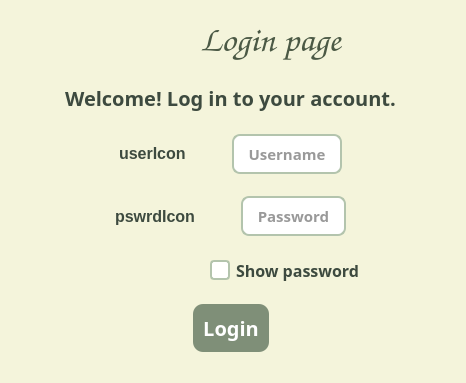
<?xml version="1.0" encoding="UTF-8"?>
<ui version="4.0">
 <class>LoginWindow</class>
 <widget class="QDialog" name="LoginWindow">
  <property name="geometry">
   <rect>
    <x>0</x>
    <y>0</y>
    <width>466</width>
    <height>383</height>
   </rect>
  </property>
  <property name="windowTitle">
   <string>Login</string>
  </property>
  <property name="styleSheet">
   <string notr="true">/* ======== Загальний фон ======== */
QDialog#LoginWindow {
    background-color: #f4f4db; /* як ліва частина першого вікна */
}

/* Заголовки */
QLabel {
    color: #3d4a3f;
    font-size: 20px;
    font-weight: bold;
}

QLabel#label_3 {
    font-size: 36px;
    font-weight: bold;
    color: #4B5945;
}

/* Іконки (userIcon, pswrdIcon) */
QLabel#userIcon, QLabel#passwordIcon {
    font-size: 16px;
    color: #3d4a3f;
}

/* ======== Поля вводу ======== */
QLineEdit {
    background: #ffffff;
    border: 2px solid #b3c4ad;
    border-radius: 8px;
    padding: 6px 10px;
    font-size: 15px;
    color: #333;
}

QLineEdit:focus {
    border: 2px solid #6fa06f;
    background: #ffffff;
}

/* ======== Чекбокс &quot;Show password&quot; ======== */
QCheckBox {
    color: #3d4a3f;
    font-size: 16px;
}

QCheckBox::indicator {
    width: 16px;
    height: 16px;
}

QCheckBox::indicator:unchecked {
    background: #ffffff;
    border: 2px solid #b3c4ad;
    border-radius: 4px;
}

QCheckBox::indicator:checked {
    background: #6fa06f;
    border: 2px solid #6fa06f;
    border-radius: 4px;
}

/* ======== Кнопки (такі ж як Log in / Sign up у першому вікні) ======== */
QPushButton {
    background-color: #7f8f78;
    color: white;
    border: none;
    border-radius: 10px;
    padding: 10px;
    font-size: 20px;
}

QPushButton:hover {
    background-color: #6c7c68;
}

QPushButton:pressed {
    background-color: #5c6b58;
}

/* Кнопка &quot;Назад&quot; */
QPushButton#goBackButton {
    background-color: transparent;
    color: #3d4a3f;
    font-size: 20px;
    border-radius: 8px;
}

QPushButton#goBackButton:hover {
    background-color: #d7d9c6;
}
</string>
  </property>
  <widget class="QWidget" name="verticalLayoutWidget">
   <property name="geometry">
    <rect>
     <x>10</x>
     <y>0</y>
     <width>441</width>
     <height>371</height>
    </rect>
   </property>
   <layout class="QVBoxLayout" name="verticalLayout" stretch="0,0,1,1,0,0">
    <item>
     <layout class="QHBoxLayout" name="horizontalLayout_9">
      <item>
       <widget class="QPushButton" name="goBackButton">
        <property name="sizePolicy">
         <sizepolicy hsizetype="Fixed" vsizetype="Fixed">
          <horstretch>0</horstretch>
          <verstretch>0</verstretch>
         </sizepolicy>
        </property>
        <property name="text">
         <string/>
        </property>
        <property name="icon">
         <iconset>
          <normaloff>icons/left-arrow.png</normaloff>icons/left-arrow.png</iconset>
        </property>
       </widget>
      </item>
      <item>
       <spacer name="horizontalSpacer_12">
        <property name="orientation">
         <enum>Qt::Orientation::Horizontal</enum>
        </property>
        <property name="sizeHint" stdset="0">
         <size>
          <width>40</width>
          <height>20</height>
         </size>
        </property>
       </spacer>
      </item>
      <item>
       <widget class="QLabel" name="label_3">
        <property name="sizePolicy">
         <sizepolicy hsizetype="Preferred" vsizetype="Fixed">
          <horstretch>0</horstretch>
          <verstretch>0</verstretch>
         </sizepolicy>
        </property>
        <property name="font">
         <font>
          <family>Comic Sans MS</family>
          <pointsize>-1</pointsize>
          <bold>true</bold>
         </font>
        </property>
        <property name="text">
         <string>Login page</string>
        </property>
        <property name="alignment">
         <set>Qt::AlignmentFlag::AlignCenter</set>
        </property>
       </widget>
      </item>
      <item>
       <spacer name="horizontalSpacer_11">
        <property name="orientation">
         <enum>Qt::Orientation::Horizontal</enum>
        </property>
        <property name="sizeHint" stdset="0">
         <size>
          <width>40</width>
          <height>20</height>
         </size>
        </property>
       </spacer>
      </item>
     </layout>
    </item>
    <item>
     <widget class="QLabel" name="label_4">
      <property name="sizePolicy">
       <sizepolicy hsizetype="Preferred" vsizetype="Fixed">
        <horstretch>0</horstretch>
        <verstretch>0</verstretch>
       </sizepolicy>
      </property>
      <property name="font">
       <font>
        <family>Arial Rounded MT</family>
        <pointsize>-1</pointsize>
        <bold>true</bold>
       </font>
      </property>
      <property name="text">
       <string>Welcome! Log in to your account.</string>
      </property>
      <property name="alignment">
       <set>Qt::AlignmentFlag::AlignCenter</set>
      </property>
     </widget>
    </item>
    <item>
     <layout class="QHBoxLayout" name="horizontalLayout" stretch="1,0,0,1,1">
      <item>
       <spacer name="horizontalSpacer_9">
        <property name="orientation">
         <enum>Qt::Orientation::Horizontal</enum>
        </property>
        <property name="sizeHint" stdset="0">
         <size>
          <width>40</width>
          <height>20</height>
         </size>
        </property>
       </spacer>
      </item>
      <item>
       <widget class="QLabel" name="userIcon">
        <property name="sizePolicy">
         <sizepolicy hsizetype="Fixed" vsizetype="Fixed">
          <horstretch>0</horstretch>
          <verstretch>0</verstretch>
         </sizepolicy>
        </property>
        <property name="text">
         <string>userIcon</string>
        </property>
       </widget>
      </item>
      <item>
       <spacer name="horizontalSpacer_3">
        <property name="orientation">
         <enum>Qt::Orientation::Horizontal</enum>
        </property>
        <property name="sizeHint" stdset="0">
         <size>
          <width>40</width>
          <height>20</height>
         </size>
        </property>
       </spacer>
      </item>
      <item>
       <widget class="QLineEdit" name="usernameEdit">
        <property name="sizePolicy">
         <sizepolicy hsizetype="Expanding" vsizetype="Fixed">
          <horstretch>0</horstretch>
          <verstretch>0</verstretch>
         </sizepolicy>
        </property>
        <property name="font">
         <font>
          <family>Arial Rounded MT</family>
          <pointsize>-1</pointsize>
          <bold>true</bold>
         </font>
        </property>
        <property name="styleSheet">
         <string notr="true"/>
        </property>
        <property name="alignment">
         <set>Qt::AlignmentFlag::AlignCenter</set>
        </property>
        <property name="placeholderText">
         <string>Username</string>
        </property>
       </widget>
      </item>
      <item>
       <spacer name="horizontalSpacer">
        <property name="orientation">
         <enum>Qt::Orientation::Horizontal</enum>
        </property>
        <property name="sizeHint" stdset="0">
         <size>
          <width>40</width>
          <height>20</height>
         </size>
        </property>
       </spacer>
      </item>
     </layout>
    </item>
    <item>
     <layout class="QHBoxLayout" name="horizontalLayout_2" stretch="1,0,0,1,1">
      <item>
       <spacer name="horizontalSpacer_10">
        <property name="orientation">
         <enum>Qt::Orientation::Horizontal</enum>
        </property>
        <property name="sizeHint" stdset="0">
         <size>
          <width>40</width>
          <height>20</height>
         </size>
        </property>
       </spacer>
      </item>
      <item>
       <widget class="QLabel" name="passwordIcon">
        <property name="text">
         <string>pswrdIcon</string>
        </property>
       </widget>
      </item>
      <item>
       <spacer name="horizontalSpacer_4">
        <property name="orientation">
         <enum>Qt::Orientation::Horizontal</enum>
        </property>
        <property name="sizeHint" stdset="0">
         <size>
          <width>40</width>
          <height>20</height>
         </size>
        </property>
       </spacer>
      </item>
      <item>
       <widget class="QLineEdit" name="passwordEdit">
        <property name="font">
         <font>
          <family>Arial Rounded MT</family>
          <pointsize>-1</pointsize>
          <bold>true</bold>
         </font>
        </property>
        <property name="echoMode">
         <enum>QLineEdit::EchoMode::Password</enum>
        </property>
        <property name="alignment">
         <set>Qt::AlignmentFlag::AlignCenter</set>
        </property>
        <property name="placeholderText">
         <string>Password</string>
        </property>
       </widget>
      </item>
      <item>
       <spacer name="horizontalSpacer_2">
        <property name="orientation">
         <enum>Qt::Orientation::Horizontal</enum>
        </property>
        <property name="sizeHint" stdset="0">
         <size>
          <width>40</width>
          <height>20</height>
         </size>
        </property>
       </spacer>
      </item>
     </layout>
    </item>
    <item>
     <layout class="QHBoxLayout" name="horizontalLayout_6">
      <item>
       <spacer name="horizontalSpacer_5">
        <property name="orientation">
         <enum>Qt::Orientation::Horizontal</enum>
        </property>
        <property name="sizeType">
         <enum>QSizePolicy::Policy::Fixed</enum>
        </property>
        <property name="sizeHint" stdset="0">
         <size>
          <width>200</width>
          <height>20</height>
         </size>
        </property>
       </spacer>
      </item>
      <item>
       <widget class="QCheckBox" name="showPasswordCheckBox">
        <property name="font">
         <font>
          <family>Arial Rounded MT</family>
          <pointsize>-1</pointsize>
          <bold>true</bold>
         </font>
        </property>
        <property name="layoutDirection">
         <enum>Qt::LayoutDirection::LeftToRight</enum>
        </property>
        <property name="text">
         <string>Show password</string>
        </property>
       </widget>
      </item>
      <item>
       <spacer name="horizontalSpacer_6">
        <property name="orientation">
         <enum>Qt::Orientation::Horizontal</enum>
        </property>
        <property name="sizeHint" stdset="0">
         <size>
          <width>40</width>
          <height>20</height>
         </size>
        </property>
       </spacer>
      </item>
     </layout>
    </item>
    <item>
     <layout class="QHBoxLayout" name="horizontalLayout_7">
      <item>
       <spacer name="horizontalSpacer_7">
        <property name="orientation">
         <enum>Qt::Orientation::Horizontal</enum>
        </property>
        <property name="sizeHint" stdset="0">
         <size>
          <width>40</width>
          <height>20</height>
         </size>
        </property>
       </spacer>
      </item>
      <item>
       <widget class="QPushButton" name="loginButton">
        <property name="sizePolicy">
         <sizepolicy hsizetype="Fixed" vsizetype="Fixed">
          <horstretch>0</horstretch>
          <verstretch>0</verstretch>
         </sizepolicy>
        </property>
        <property name="font">
         <font>
          <family>Arial Rounded MT</family>
          <pointsize>-1</pointsize>
          <bold>true</bold>
         </font>
        </property>
        <property name="text">
         <string>Login</string>
        </property>
       </widget>
      </item>
      <item>
       <spacer name="horizontalSpacer_8">
        <property name="orientation">
         <enum>Qt::Orientation::Horizontal</enum>
        </property>
        <property name="sizeHint" stdset="0">
         <size>
          <width>40</width>
          <height>20</height>
         </size>
        </property>
       </spacer>
      </item>
     </layout>
    </item>
   </layout>
  </widget>
 </widget>
 <resources/>
 <connections/>
</ui>
